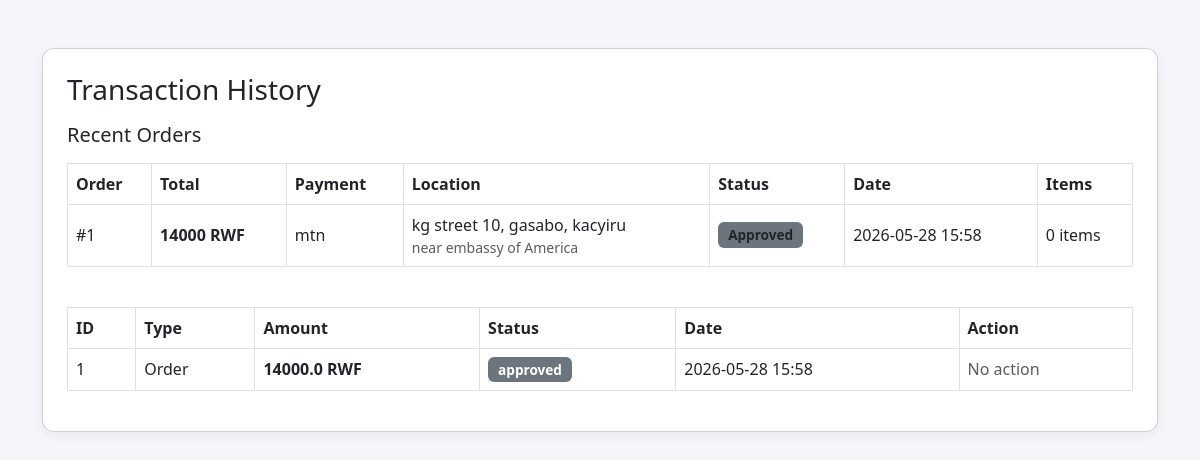
The app's page /transaction-history (signed in), older data.
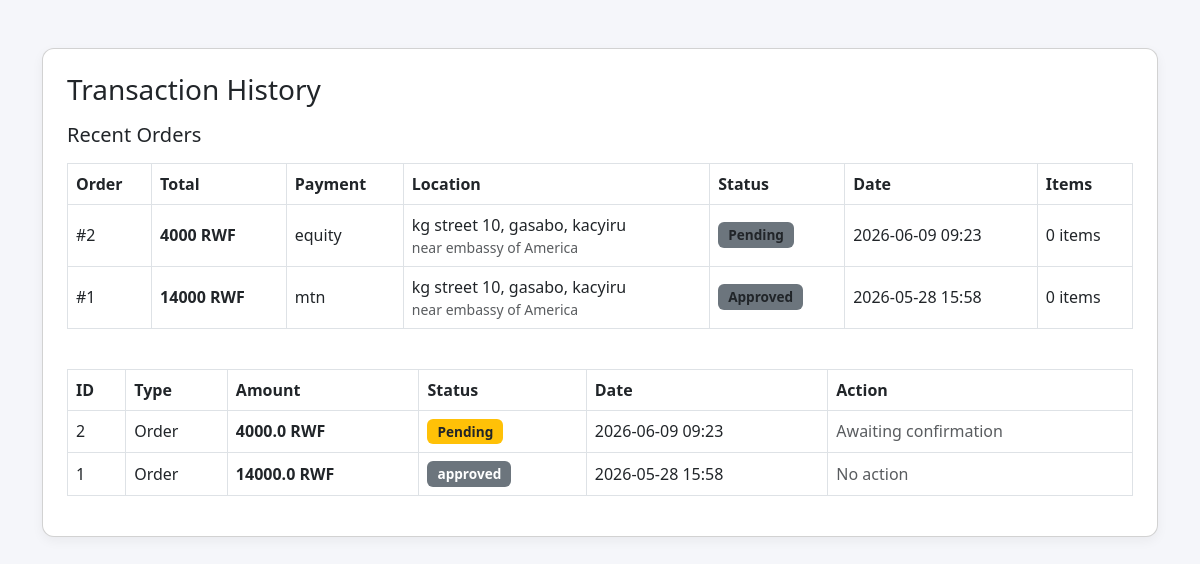
The same page, newer data.
### market/models.py (models this page shows, shortened)
class Order(db.Model):
    __tablename__ = 'orders'
    id             = db.Column(db.Integer, primary_key=True)
    user_id        = db.Column(db.Integer, db.ForeignKey('user.id'), nullable=False)
    total_price    = db.Column(db.Integer, nullable=False)
    payment_method = db.Column(db.String(20), nullable=False)
    sector         = db.Column(db.String(100), nullable=False)
    district       = db.Column(db.String(100), nullable=False)
    street         = db.Column(db.String(100), nullable=False)
    location_note  = db.Column(db.String(255), nullable=True)
    status         = db.Column(db.String(20), nullable=False, default='pending')  # pending | approved | completed | cancelled
    created_at     = db.Column(db.DateTime, nullable=False, default=lambda: datetime.now(timezone.utc))  # ✅ FIXED: utcnow() deprecated
    approved_at    = db.Column(db.DateTime)
    approver_id    = db.Column(db.Integer, db.ForeignKey('user.id'))
    user     = db.relationship('User', foreign_keys=[user_id],     backref='orders')
    approver = db.relationship('User', foreign_keys=[approver_id], backref='approved_orders')
    order_items = db.relationship('OrderItem', backref='order', lazy=True, cascade="all, delete-orphan")

class Transaction(db.Model):
    __tablename__ = 'transaction'
    id               = db.Column(db.Integer, primary_key=True)
    user_id          = db.Column(db.Integer, db.ForeignKey('user.id'), nullable=False)
    amount           = db.Column(db.Float, nullable=False)
    transaction_type = db.Column(db.String(50), nullable=False)
    status           = db.Column(db.String(20), default='pending')
    created_at       = db.Column(db.DateTime, default=lambda: datetime.now(timezone.utc))  # ✅ FIXED: utcnow() deprecated

### market/routes.py (the view)
@app.route('/transaction-history')
@login_required
def transaction_history():
    orders = Order.query.filter_by(user_id=current_user.id)\
        .order_by(Order.created_at.desc()).all()
    transactions = Transaction.query.filter_by(user_id=current_user.id)\
        .order_by(Transaction.created_at.desc()).all()
    return render_template(
        'transaction_history.html',
        orders=orders,
        transactions=transactions
    )

### market/models.py (called while the page is built)
@login_manager.user_loader
def load_user(user_id):
    return db.session.get(User, int(user_id))  # ✅ FIXED: replaced deprecated User.query.get()

### market/templates/transaction_history.html (shortened to what this page needs)
<!DOCTYPE html>
<html lang="en">
<head>
    <link href="https://cdn.jsdelivr.net/npm/bootstrap@5.3.0/dist/css/bootstrap.min.css" rel="stylesheet">
</head>
<body>
<div class="container mt-5">
    <div class="card p-4">
        <div class="d-flex justify-content-between align-items-center mb-3">
            <h3 class="mb-0">Transaction History</h3>
        </div>
        {% if orders %}
            <div class="mb-4">
                <h5 class="mb-3">Recent Orders</h5>
                <table class="table table-hover table-bordered align-middle">
                    <thead>
                        <tr>
                            <th>Order</th>
                            <th>Total</th>
                            <th>Payment</th>
                            <th>Location</th>
                            <th>Status</th>
                            <th>Date</th>
                            <th>Items</th>
                        </tr>
                    </thead>
                    <tbody>
                        {% for order in orders %}
                        <tr>
                            <td>#{{ order.id }}</td>
                            <td><strong>{{ order.total_price }} RWF</strong></td>
                            <td>{{ order.payment_method }}</td>
                            <td>
                                {{ order.street }}, {{ order.district }}, {{ order.sector }}
                                {% if order.location_note %}
                                <div class="text-muted small">{{ order.location_note }}</div>
                                {% endif %}
                            </td>
                            <td>
                                <span class="badge bg-secondary text-dark">
                                    {{ order.status|capitalize }}
                                </span>
                            </td>
                            <td>{{ order.created_at.strftime('%Y-%m-%d %H:%M') }}</td>
                            <td>{{ order.parsed_items|length }} item{{ 's' if order.parsed_items|length != 1 else '' }}</td>
                        </tr>
                        {% endfor %}
                    </tbody>
                </table>
            </div>
        {% endif %}
        <table class="table table-hover table-bordered align-middle">
            <thead>
                <tr>
                    <th>ID</th>
                    <th>Type</th>
                    <th>Amount</th>
                    <th>Status</th>
                    <th>Date</th>
                    <th>Action</th>
                </tr>
            </thead>
            <tbody>
                {% if transactions %}
                    {% for transaction in transactions %}
                    <tr>
                        <td>{{ transaction.id }}</td>
                        <td>
                            <span class="text-capitalize">
                                {{ transaction.transaction_type }}
                            </span>
                        </td>
                        <td>
                            <strong>{{ transaction.amount }} RWF</strong>
                        </td>
                        <td>
                            {% if transaction.status == 'pending' %}
                                <span class="badge bg-warning text-dark">Pending</span>
                            {% elif transaction.status == 'received' %}
                                <span class="badge bg-success">Received</span>
                            {% else %}
                                <span class="badge bg-secondary">
                                    {{ transaction.status }}
                                </span>
                            {% endif %}
                        </td>
                        <td>
                            {{ transaction.created_at.strftime('%Y-%m-%d %H:%M') }}
                        </td>
                        <td>
                            <span class="text-muted">
                                {% if transaction.status == 'pending' %}
                                    Awaiting confirmation
                                {% else %}
                                    No action
                                {% endif %}
                            </span>
                        </td>
                    </tr>
                    {% endfor %}
                {% else %}
                    <tr>
                        <td colspan="6" class="text-center text-muted">
                            No transactions found
                        </td>
                    </tr>
                {% endif %}
            </tbody>
        </table>
    </div>
</div>
</body>
</html>

### market/templates/transaction_history.html (style rules this page uses)
body { background: #f5f6fa; }
.card { border-radius: 12px; box-shadow: 0 4px 12px rgba(0,0,0,0.05); }
.table thead { background: #0d6efd; color: white; }
.badge { font-size: 0.85rem; padding: 6px 10px; }

Row changes from the older to the newer data that the page shows:
added Order: id "2", total_price "4000", payment_method "equity", street "kg street 10", district "gasabo", sector "kacyiru", location_note "near embassy of America", status "Pending", created_at "2026-06-09 09:23", parsed_items|length "0", parsed_items "s"
added Transaction: status "Pending"
